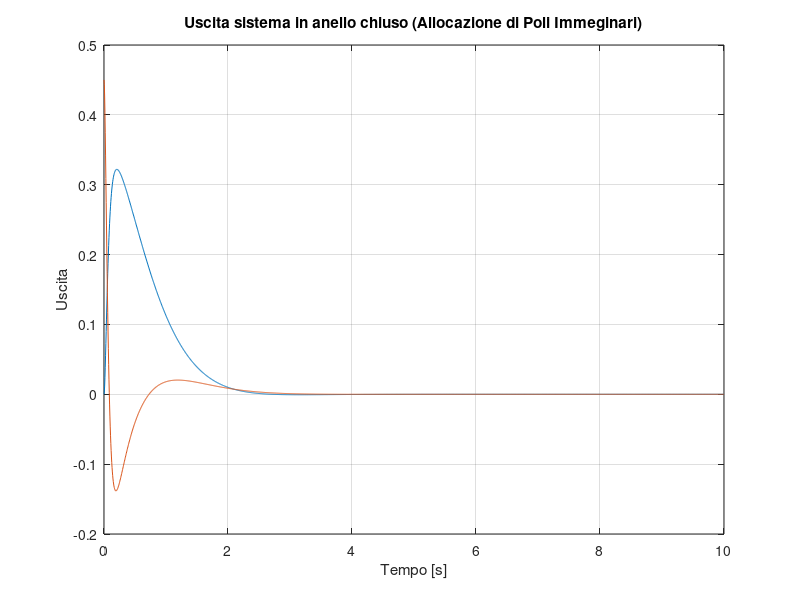
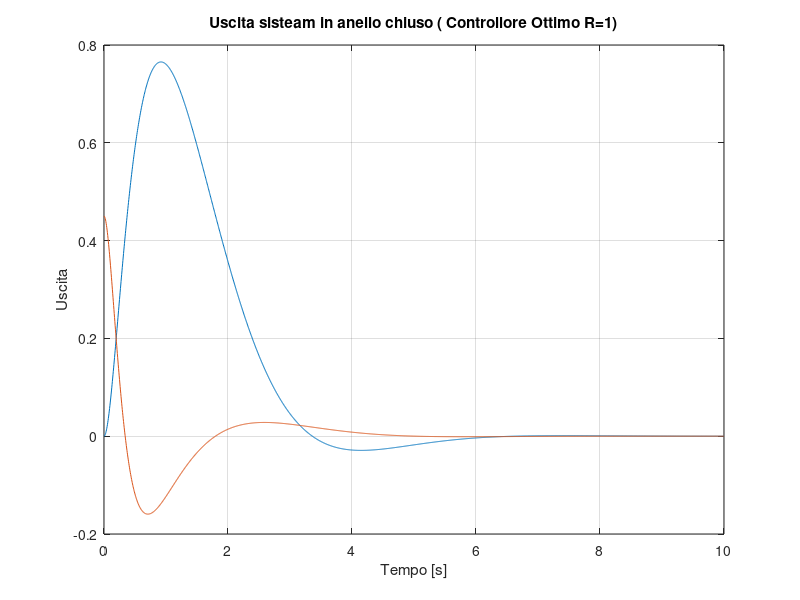
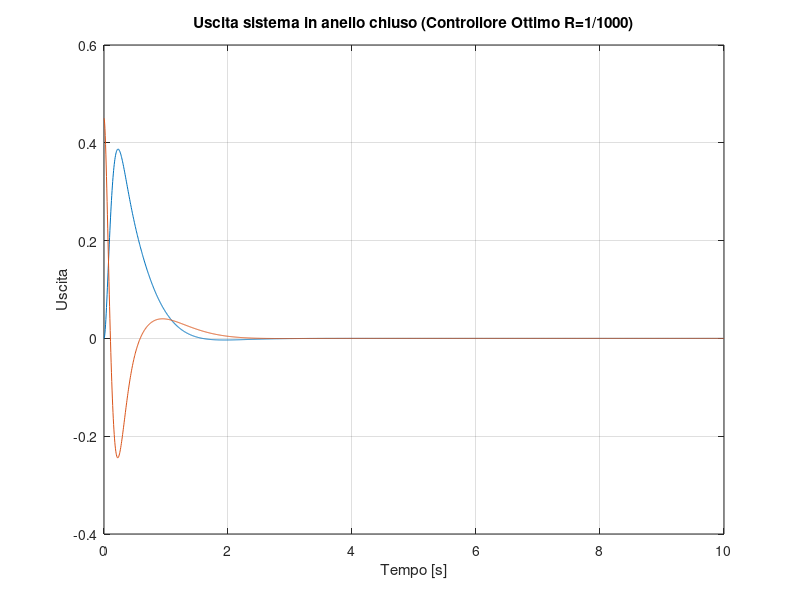

MATLAB code for these plots, in order:
%% STIMA e CONTROLLO - LAB.4 - PENDOLO INVERSO

% Definizione Variabili utili al sistema
M=0.3;
m=0.2;
g=9.81;
L=0.5;

%% Definizione del Sistema in Anello Aperto

A=[0 1 0 0;0 0 -(m*g)/M 0;0 0 0 1;0 0 ((M+m)*g)/(M*L) 0];
B=[0;1/M;0;-1/(M*L)];
C=[1 0 0 0;0 0 1 0];
D=0;
sys=ss(A,B,C,D);

% Autovalori del sistema in anello aperto
e=eig(A);

% CONTROLLABILITA
C0=ctrb(sys);
if rank(C0)==4
    fprintf('Sistema Completamente Controllabile \n')
else
    fprintf('Sistema NON Completamente Controllabile \n')
end

% OSSERVABILITA
O0=obsv(sys);
if rank(O0)==4
    fprintf('Sistema Completamente Osservabile \n')
else
    fprintf('Sistema NON Completamente Osservabile \n')
end

%% Specifiche sulla Retroazione

% PRIMA SPECIFICA (Allocazione Poli Immaginari)
p1=[-40 -20 -2+1i -2-1i];
% Retroazione
K1=place(A,B,p1);
% Matrice di stato sistema retroazionato
sys1=ss(A-B*K1,B,C,D);

% SECONDA SPECIFICA (Controllore Ottimo R=1)
R=1;
Q=C'*C;
[K2,S2,E2]=lqr(sys,Q,R);
% Matrice di stato sistema retroazionato
sys2=ss(A-B*K2,B,C,D);

% TERZA SPECIFICA (Controllore Ottimo R=1/1000)
R=1/1000;
[K3,S3,E3]=lqr(sys,Q,R);
% Matrice di stato sistema retroazionato
sys3=ss(A-B*K3,B,C,D);

%% Rappresento le uscite del sistema

% Condizione iniziale
x0=[0;0;0.45;0];

t=0:0.005:10;

[y1,t1]=initial(sys1,x0,t);
[y2,t2]=initial(sys2,x0,t);
[y3,t3]=initial(sys3,x0,t);

figure(1)
plot(t1,y1),title('Uscita sistema in anello chiuso (Allocazione di Poli Immeginari)'),xlabel('Tempo [s]'),ylabel('Uscita'),grid

figure(2)
plot(t2,y2),title('Uscita sisteam in anello chiuso ( Controllore Ottimo R=1)'),grid,xlabel('Tempo [s]'),ylabel('Uscita');

figure(3)
plot(t3,y3),title('Uscita sistema in anello chiuso (Controllore Ottimo R=1/1000)'),grid,xlabel('Tempo [s]'),ylabel('Uscita');
